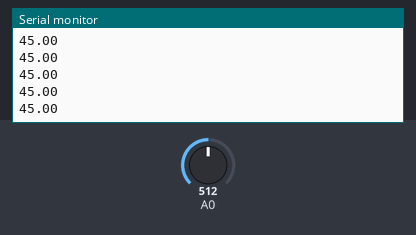
The sketch below on a simulated Arduino Uno, built with avr-gcc and run on an emulated ATmega328P. On the bench: the last lines printed to the serial monitor. The inputs (shaded band) are chosen by the test bench; at power-on: A0 = 512.

Above: at 1.2 s.
1.3 s: A0 set to 716
At 2.3 s:
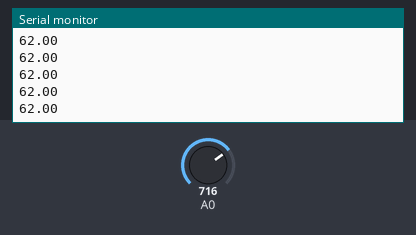
2.8 s: A0 set to 900
At 3.5 s:
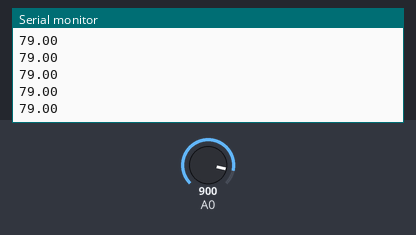
Timing chart, 0 to 5.8 s (numbered marks = the images above; inputs shaded):
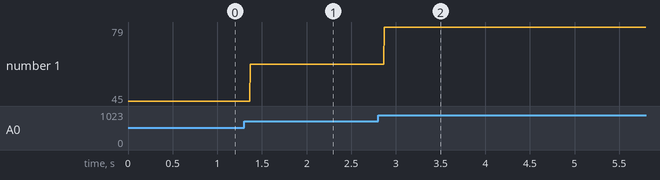

Measured:
- after the input at 1.3 s, the serial monitor: prints a new line after 0.07 s (image 1)
- after the input at 2.8 s, the serial monitor: prints a new line after 0.07 s (image 2)
- plotted number 1: 45 → 62 after the input at 1.3 s, 62 → 79 after the input at 2.8 s

The sketch:

arduino.ino
```cpp
void setup() {
  // initialize serial communication at 9600 bits per second:
  Serial.begin(9600);
}

void loop() {
  // read the input on analog pin 0:
  int sensorValue = analogRead(A0);
  // map the value between 0 to 90 :
  float val = map(sensorValue,0,1023,0,90);
  // print out the value :
  Serial.println(val);
}
```
